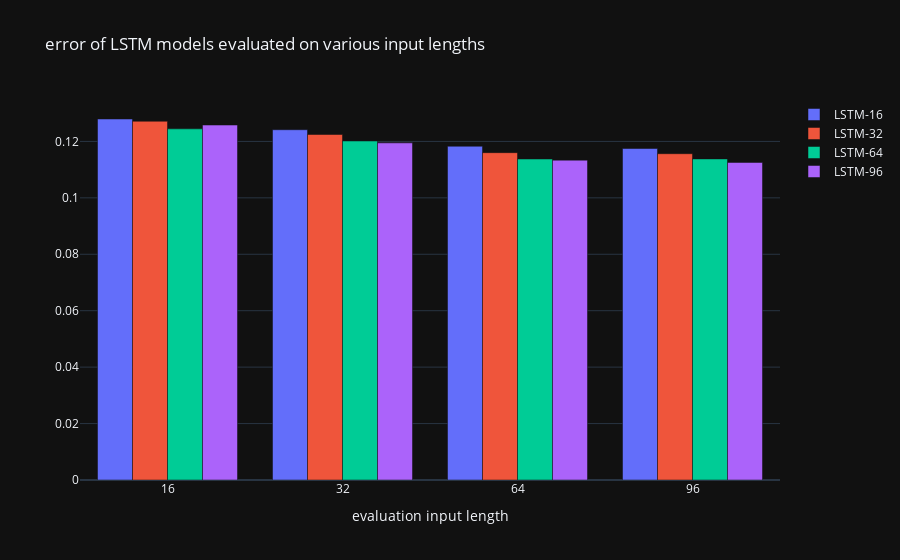

Notebook cell for this chart:
### Code cell
fig = go.Figure()

for input_length in INPUT_LENGTHS:
    fig.add_trace(
        go.Bar(
            name=f"LSTM-{input_length}",
            x=lstm_eval_df["eval_length"],
            y=lstm_eval_df[f"LSTM-{input_length}"],
        )
    )


fig.update_layout(
    title="error of LSTM models evaluated on various input lengths",
    xaxis_title="evaluation input length",
)

fig.show()

# NOTE see that LSTM-96 outperforms the others on all input lengths except 16

### Figure 1 — Plotly figure (JSON) as saved in the notebook; plotly's stock layout.template omitted (floating-point values rounded to 4 significant figures)
{"data": [{"name": "LSTM-16", "type": "bar", "x": ["16", "32", "64", "96"], "y": [0.1279, 0.1241, 0.1183, 0.1175]}, {"name": "LSTM-32", "type": "bar", "x": ["16", "32", "64", "96"], "y": [0.1271, 0.1225, 0.116, 0.1156]}, {"name": "LSTM-64", "type": "bar", "x": ["16", "32", "64", "96"], "y": [0.1245, 0.1202, 0.1138, 0.1138]}, {"name": "LSTM-96", "type": "bar", "x": ["16", "32", "64", "96"], "y": [0.1258, 0.1195, 0.1134, 0.1125]}], "layout": {"title": {"text": "error of LSTM models evaluated on various input lengths"}, "xaxis": {"title": {"text": "evaluation input length"}}}}
